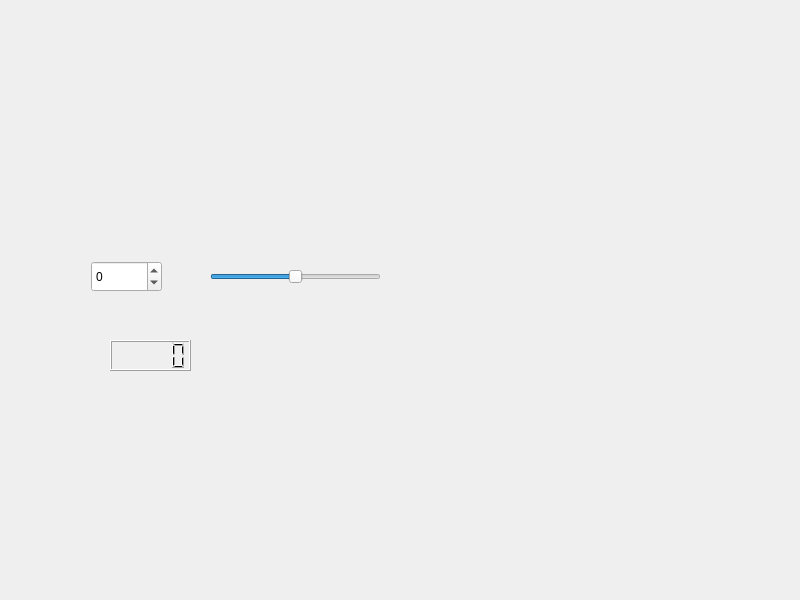
<?xml version="1.0" encoding="UTF-8"?>
<ui version="4.0">
 <class>Widget</class>
 <widget class="QWidget" name="Widget">
  <property name="geometry">
   <rect>
    <x>0</x>
    <y>0</y>
    <width>800</width>
    <height>600</height>
   </rect>
  </property>
  <property name="windowTitle">
   <string>Widget</string>
  </property>
  <widget class="QSpinBox" name="spinBox">
   <property name="geometry">
    <rect>
     <x>91</x>
     <y>261</y>
     <width>71</width>
     <height>31</height>
    </rect>
   </property>
   <property name="minimum">
    <number>-100</number>
   </property>
   <property name="maximum">
    <number>100</number>
   </property>
  </widget>
  <widget class="QSlider" name="horizontalSlider">
   <property name="geometry">
    <rect>
     <x>210</x>
     <y>261</y>
     <width>171</width>
     <height>31</height>
    </rect>
   </property>
   <property name="minimum">
    <number>-100</number>
   </property>
   <property name="maximum">
    <number>100</number>
   </property>
   <property name="orientation">
    <enum>Qt::Orientation::Horizontal</enum>
   </property>
  </widget>
  <widget class="QLCDNumber" name="lcdNumber">
   <property name="geometry">
    <rect>
     <x>110</x>
     <y>340</y>
     <width>81</width>
     <height>31</height>
    </rect>
   </property>
  </widget>
 </widget>
 <resources/>
 <connections>
  <connection>
   <sender>spinBox</sender>
   <signal>valueChanged(int)</signal>
   <receiver>horizontalSlider</receiver>
   <slot>setValue(int)</slot>
   <hints>
    <hint type="sourcelabel">
     <x>122</x>
     <y>286</y>
    </hint>
    <hint type="destinationlabel">
     <x>321</x>
     <y>291</y>
    </hint>
   </hints>
  </connection>
  <connection>
   <sender>horizontalSlider</sender>
   <signal>valueChanged(int)</signal>
   <receiver>spinBox</receiver>
   <slot>setValue(int)</slot>
   <hints>
    <hint type="sourcelabel">
     <x>233</x>
     <y>275</y>
    </hint>
    <hint type="destinationlabel">
     <x>148</x>
     <y>273</y>
    </hint>
   </hints>
  </connection>
  <connection>
   <sender>spinBox</sender>
   <signal>valueChanged(int)</signal>
   <receiver>lcdNumber</receiver>
   <slot>display(int)</slot>
   <hints>
    <hint type="sourcelabel">
     <x>146</x>
     <y>288</y>
    </hint>
    <hint type="destinationlabel">
     <x>146</x>
     <y>345</y>
    </hint>
   </hints>
  </connection>
 </connections>
</ui>
